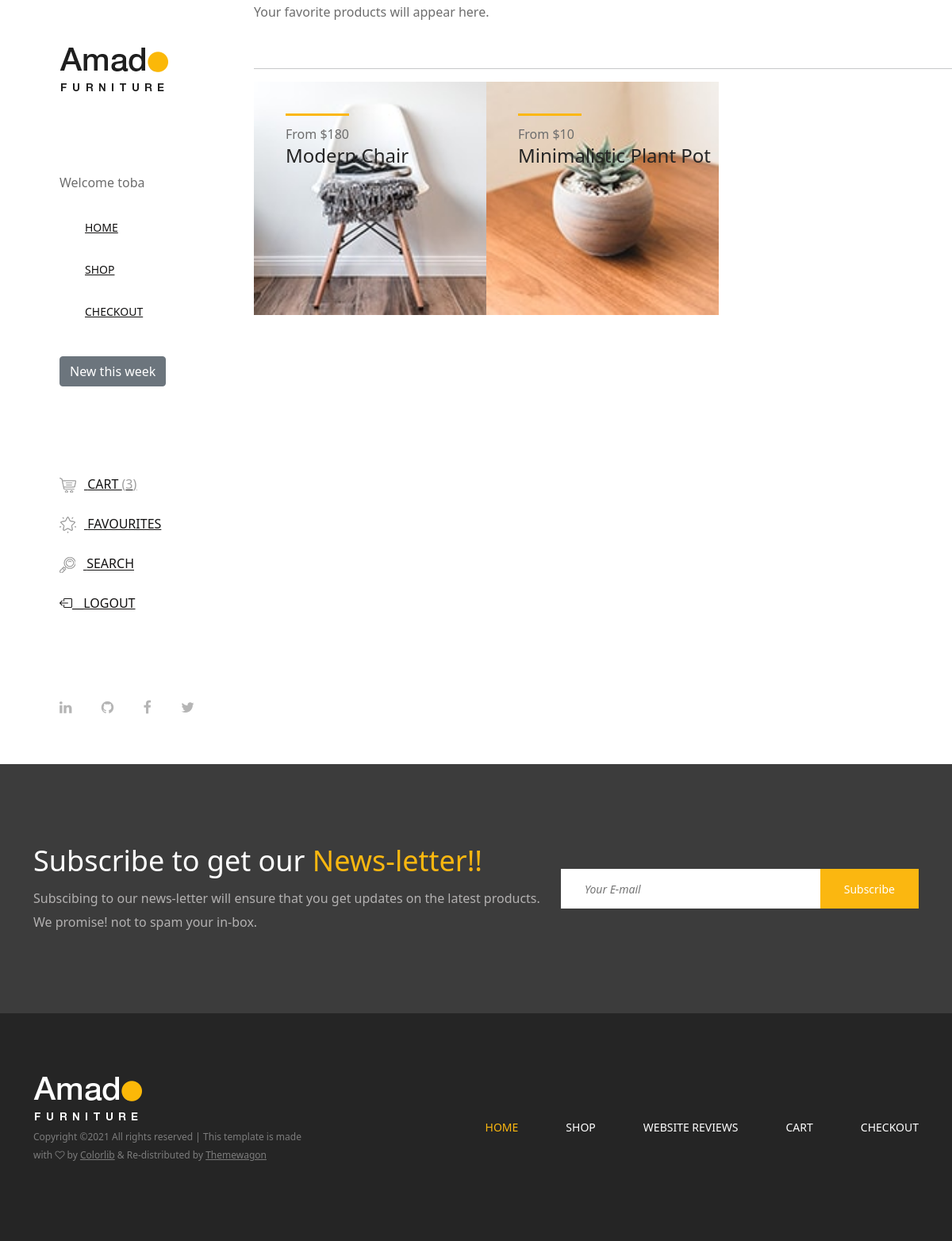
The app's page /favorites/list (signed in), older data.
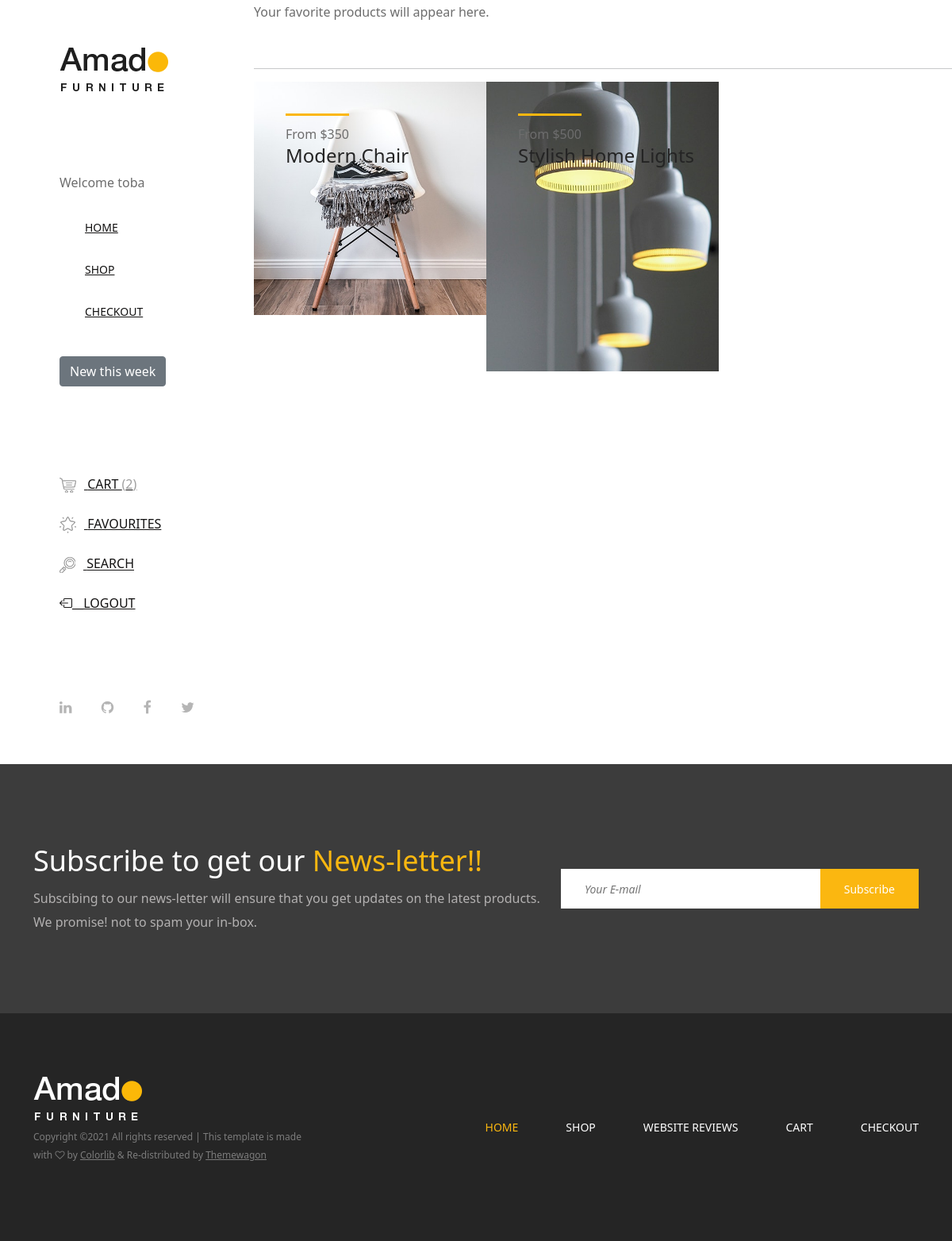
The same page, newer data.
### main/models.py (models this page shows, shortened)
class Favorites(models.Model):
    user = models.ForeignKey(User, on_delete=models.CASCADE)
    product = models.ForeignKey(Product, on_delete=models.CASCADE)
    date = models.DateTimeField(auto_now_add=True)

class Product(models.Model):
    Category_choices = [
    ('chairs', 'chairs'),
    ('beds', 'beds'),
    ('tables', 'tables'),
    ('home_deco', 'home_deco'),
    ('dressings', 'dressings')
]
    name = models.CharField(max_length=100)
    price = models.IntegerField(null=False, blank=False)
    image = models.ImageField(upload_to ='products/')
    category = models.CharField(choices=Category_choices, max_length=50)
    date = models.DateTimeField(default=datetime.now)

### main/views.py (the view)
# urls.py: path('favorites/list', FavoritesPageView.as_view(), name='favorites'),
class FavoritesPageView(View):
    def get(self, request, *args, **kwargs):
        favorites = Favorites.objects.filter(user = request.user)
        cart_objects = Cart.objects.filter(user = request.user)
        total_no_of_products = cart_objects.count()
        context = {
            'favorites': favorites,
            'total_no_of_products': total_no_of_products,
        }
        return render(request, 'main/favorites.html', context)

### main/templates/main/favorites.html (shortened to what this page needs)
{% extends 'main/base.html' %}
{% block content %}
        <div class="products-catagories-area clearfix">
            <p>Your favorite products will appear here.</p>
            <br>
            <hr>
            <div class="amado-pro-catagory clearfix">
                {% for favorite in favorites %}
                <div class="single-products-catagory clearfix">
                    <a href="{% url 'product_detail' favorite.product.pk %}">
                        <img src="{{ favorite.product.image.url }}" alt="The products image">
                        <div class="hover-content">
                            <div class="line"></div>
                            <p>From ${{ favorite.product.price }}</p>
                            <h4>{{ favorite.product.name }}</h4>
                        </div>
                    </a>
                </div>
                <div class="cart">
                    <a href="#" data-toggle="tooltip" data-placement="left" title="Remove from favorites"></a>
                </div>
                {% endfor %}
            </div>
        </div>
    </div>
{% endblock content %}

### main/templates/main/base.html (shortened to what the changed rows need)
{% load static %}
<!DOCTYPE html>
<html lang="en">
<head>
    <link rel="stylesheet" href="{% static 'main/css/core-style.css' %}">
    <link rel="stylesheet" href="{% static 'main/style.css' %}">
    <link href="https://cdn.jsdelivr.net/npm/bootstrap@5.1.3/dist/css/bootstrap.min.css" rel="stylesheet">
    <link rel="stylesheet" href="https://cdn.jsdelivr.net/npm/bootstrap-icons@1.5.0/font/bootstrap-icons.css">
</head>
<body>
    <div class="main-content-wrapper d-flex clearfix">
        <header class="header-area clearfix">
            <div class="cart-fav-search mb-100">
                {% if user.is_authenticated %}
                <a href="{% url 'cart' %}" class="cart-nav"><img src="{% static 'main/img/core-img/cart.png' %}" alt=""> Cart <span>({{ total_no_of_products }})</span></a>
                <a href="{% url 'favorites' %}" class="fav-nav"><img src="{% static 'main/img/core-img/favorites.png' %}" alt=""> Favourites</a>
                {% endif %}
            </div>
        </header>
        {% block content %}
        {% endblock content %}
<section class="newsletter-area section-padding-100-0">
    <div class="container">
        <div class="row align-items-center">
            <div class="col-12 col-lg-6 col-xl-7">
                <div class="newsletter-text mb-100">
                    <h2>Subscribe to get our <span>News-letter!!</span></h2>
                </div>
            </div>
        </div>
    </div>
</section>
</body>
</html>

Row changes from the older to the newer data that the page shows:
changed Favorites "Modern Chair": product.image: a different picture; product.price "180" → "350"
changed Favorites: product.image: a different picture; product.price "10" → "500"; product.name "Minimalistic Plant Pot" → "Stylish Home Lights"
Text that changed along with them:
{{ total_no_of_products }}: "3" → "2"
